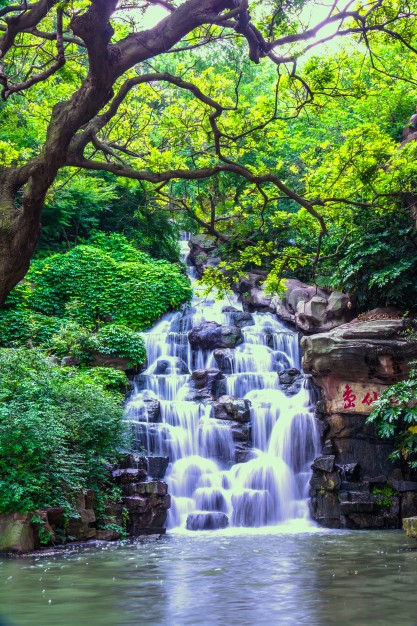
#> input picture Lab/lab/waterfall.jpg, 417 x 626 px
$ jupyter execute BasicImageProcessing.ipynb
#> lines starting #> are read from the running program, lines starting #| are printed output that depends on the picture; after the words box and inside, x2 and y2 are one past the last pixel; in counts of white or black regions, pixels touching at a corner belong together
# Accessing and Modifying pixel values

[cell 1]
#Let’s load a color image first:

import cv2
import numpy as np

img = cv2.imread('waterfall.jpg')
#> img is the input picture: shape (626, 417, 3); mean B, G, R 91.7, 121, 95.1

cv2.imshow('image',img)

# Waits for specified milliseconds for any keyboard event. 0 means 'wait indefinitely'
cv2.waitKey(0)

cv2.destroyAllWindows()

[cell 2]
px = img[100,100]
#> px = [54, 31, 39]
print(px)
#| [54 31 39]


# accessing individual colour intensities of a pixel
blue = img[100,100,0]
#> blue = 54
green= img[100,100,1]
#> green = 31
red= img[100,100,2]
#> red = 39
print ('blue ',blue, '\ngreen',green,'\nred',red)
#| blue  54
#| green 31
#| red 39

# modify pixel

img[100,100] = [255,255,255]
#> img: shape (626, 417, 3); under 0.01% of pixels changed, all inside (x1, y1, x2, y2) = (100, 100, 101, 101)
print (img[100,100])
#| [255 255 255]

# Image ROI                    edit reqrd
Sometimes, you will have to play with certain region of images. For eye detection in images, first face detection is done all over the image and when face is obtained, we select the face region alone and search for eyes inside it instead of searching whole image. It improves accuracy (because eyes are always on faces :D ) and performance (because we search for a small area)

[cell 3]
ball = img[280:340, 330:390]
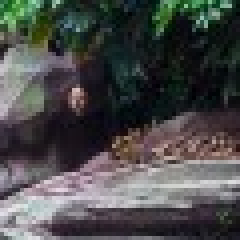
#> ball: shape (60, 60, 3) (shown 4 times larger); mean B, G, R 73.9, 74.6, 74
img[273:333, 100:160] = ball
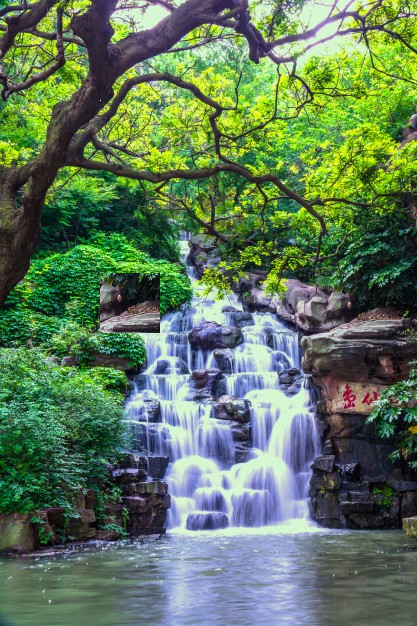
#> img: shape (626, 417, 3); mean B, G, R 92.1, 120.3, 95.5

cv2.imshow('image',img)

# Waits for specified milliseconds for any keyboard event. 0 means 'wait indefinitely'
cv2.waitKey(0)

cv2.destroyAllWindows()

# Image padding

[cell 4]
import cv2
import numpy as np
from matplotlib import pyplot as plt

BLUE = [255,0,0]

img1 = cv2.imread('horses.jpg')
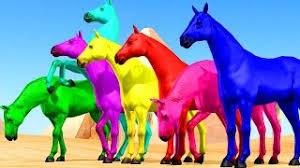
#> input picture Lab/lab/horses.jpg, 300 x 168 px
#> img1 is the input picture: shape (168, 300, 3); mean B, G, R 159.4, 135.1, 133.6

replicate = cv2.copyMakeBorder(img1,10,10,10,10,cv2.BORDER_REPLICATE)
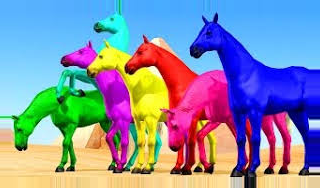
#> replicate: shape (188, 320, 3); mean B, G, R 166.7, 141.9, 135.1
reflect = cv2.copyMakeBorder(img1,10,10,10,10,cv2.BORDER_REFLECT)
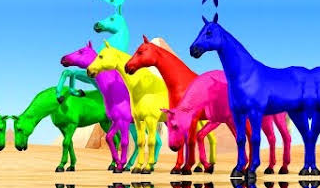
#> reflect: shape (188, 320, 3); mean B, G, R 163.9, 139, 131.8
reflect101 = cv2.copyMakeBorder(img1,10,10,10,10,cv2.BORDER_REFLECT_101)
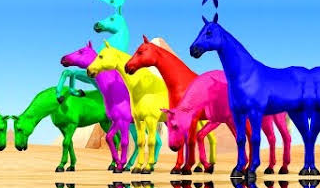
#> reflect101: shape (188, 320, 3); mean B, G, R 163.5, 138.8, 131.5
wrap = cv2.copyMakeBorder(img1,10,10,10,10,cv2.BORDER_WRAP)
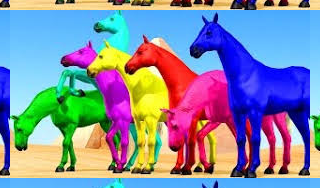
#> wrap: shape (188, 320, 3); mean B, G, R 163.9, 139, 131.8
constant= cv2.copyMakeBorder(img1,10,10,10,10,cv2.BORDER_CONSTANT,value=BLUE)
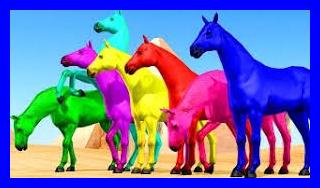
#> constant: shape (188, 320, 3); mean B, G, R 174.9, 113.2, 111.9

plt.subplot(231),plt.imshow(img1,'gray'),plt.title('ORIGINAL')
plt.subplot(232),plt.imshow(replicate,'gray'),plt.title('REPLICATE')
plt.subplot(233),plt.imshow(reflect,'gray'),plt.title('REFLECT')
plt.subplot(234),plt.imshow(reflect101,'gray'),plt.title('REFLECT_101')
plt.subplot(235),plt.imshow(wrap,'gray'),plt.title('WRAP')
plt.subplot(236),plt.imshow(constant,'gray'),plt.title('CONSTANT')

plt.show()
#> figure, not shown here; B, G, R data is drawn as R, G, B
